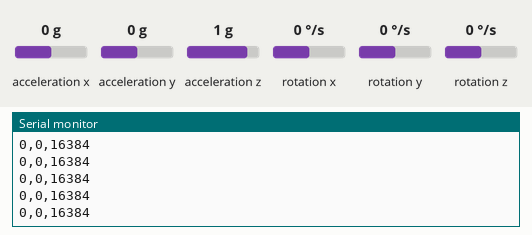
A sketch run on a simulated Arduino Uno, built with avr-gcc and run on an emulated ATmega328P. Shown: the last lines printed to the serial monitor. Wiring (inferred from the names in the program): MPU-6050 motion sensor at I2C address 0x68. The inputs (shaded band) are chosen by the test bench; at power-on: acceleration x 0 g, acceleration y 0 g, acceleration z 1 g, rotation x 0 °/s, rotation y 0 °/s, rotation z 0 °/s.

Above: at 1.2 s.
1.3 s: acceleration x set to -1.4 g
At 1.44 s:
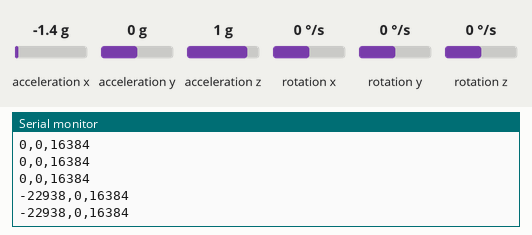
4.3 s: acceleration y set to -1.4 g
At 4.3 s:
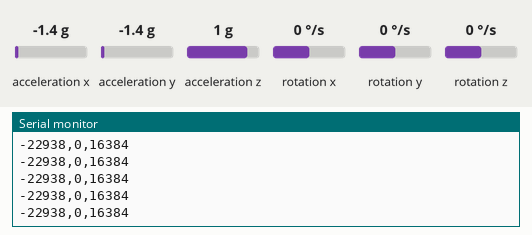
5.8 s: acceleration z set to -1.4 g
At 5.83 s:
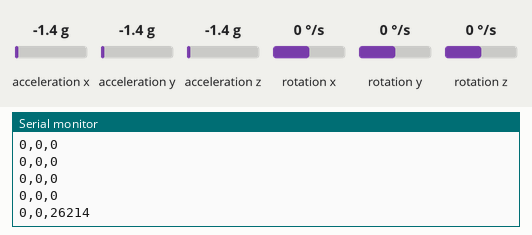
Timing chart, 0 to 8.8 s (numbered marks = the images above; inputs shaded):
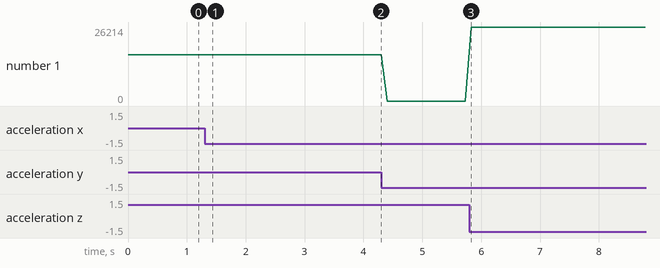

The sketch:

mpu6050-gyroscope.ino
```cpp
#include<Wire.h>

const int MPU_ADDRESS = 0x68;  // I2C address of the MPU-6050
const int MPU_START_REGISTER = 0x3B;
const int MPU_BEGIN_REGISTER = 14;
const int MPU_POWER_REGISTER = 0x6B;

int gX,gY,gZ;

int accelValues[ 3 ] = { 0, 0, 0 };
int gyroValues[ 3 ] = { 0, 0, 0 };
int baseValues[ 3 ] = { 0, 0, 0 };
int outputValues[ 3 ] = { 0, 0, 0 };
int temperatureValue = 0;


/**
 * Setup interface.
 */

void setup()
{
  initMPUTransmission();
}

void loop()
{
  updateSensorValues();
  updateBaseValues();
  updateOutputValues();
  updateSerialOutput();

  delay( 100 );
}


/**
 * Private functions.
 */

/** Parse sensor values to variables. */
void updateSensorValues()
{
  Wire.beginTransmission( MPU_ADDRESS );
  Wire.write( MPU_START_REGISTER ); // starting with register 0x3B (ACCEL_XOUT_H)
  Wire.endTransmission( false );
  Wire.requestFrom( MPU_ADDRESS, MPU_BEGIN_REGISTER, true ); // request a total of 14 registers

  gyroValues[ 0 ] = Wire.read()<<8|Wire.read(); // 0x3B (GYRO_XOUT_H) & 0x3C (GYRO_XOUT_L)
  gyroValues[ 1 ] = Wire.read()<<8|Wire.read(); // 0x3D (GYRO_YOUT_H) & 0x3E (GYRO_YOUT_L)
  gyroValues[ 2 ] = Wire.read()<<8|Wire.read(); // 0x3F (GYRO_ZOUT_H) & 0x40 (GYRO_ZOUT_L)
  temperatureValue = Wire.read()<<8|Wire.read(); // 0x41 (TEMP_OUT_H) & 0x42 (TEMP_OUT_L)
  accelValues[ 0 ] = Wire.read()<<8|Wire.read(); // 0x43 (ACCEL_XOUT_H) & 0x44 (ACCEL_XOUT_L)
  accelValues[ 1 ] = Wire.read()<<8|Wire.read(); // 0x45 (ACCEL_YOUT_H) & 0x46 (ACCEL_YOUT_L)
  accelValues[ 2 ] = Wire.read()<<8|Wire.read(); // 0x47 (ACCEL_ZOUT_H) & 0x48 (ACCEL_ZOUT_L)
}


/** Sets first valid values as array [ x, y, z ] */
void updateBaseValues()
{
  boolean baseValuesSet = baseValues[ 0 ] != 0 && baseValues[ 1 ] != 0 && baseValues[ 2 ] != 0;
  boolean hasSensorValues = gyroValues[ 0 ] != 0 && gyroValues[ 1 ] != 0 && gyroValues[ 2 ] != 0;

  if( !baseValuesSet && hasSensorValues )
  {
    baseValues[ 0 ] = gyroValues[ 0 ];
    baseValues[ 1 ] = gyroValues[ 1 ];
    baseValues[ 2 ] = gyroValues[ 2 ];
  }
}


/** Returns sensor values with subtracted base values. */
void updateOutputValues()
{
  outputValues[ 0 ] = gyroValues[ 0 ] - baseValues[ 0 ];
  outputValues[ 1 ] = gyroValues[ 1 ] - baseValues[ 1 ];
  outputValues[ 2 ] = gyroValues[ 2 ] - baseValues[ 2 ];
}


/** Connect to MPU5060 board. */
void initMPUTransmission()
{
  Wire.begin();
  Wire.beginTransmission( MPU_ADDRESS );
  Wire.write( MPU_POWER_REGISTER );  // PWR_MGMT_1 register
  Wire.write( 0 );     // set to zero (wakes up the MPU-6050)
  Wire.endTransmission( true );

  Serial.begin( 9600 );
}


/** Wirte serial output. */
void updateSerialOutput()
{
  int x = outputValues[ 0 ];
  int y = outputValues[ 1 ];
  int z = outputValues[ 2 ];

  Serial.print( x );
  Serial.print(",");
  Serial.print( y );
  Serial.print(",");
  Serial.print( z );
  Serial.println();
}
```

Measured:
- after the input at 1.3 s, the serial monitor: prints a new line at once (image 1)
- after the input at 5.8 s, the serial monitor: prints a new line at once (image 3)
- plotted number 1: 0 → 26214 after the input at 5.8 s
